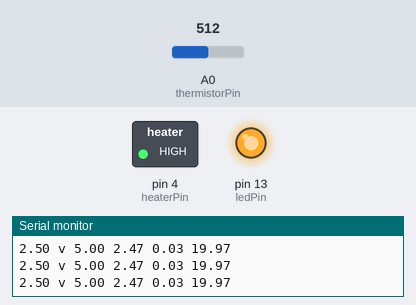
Bench run of a sketch on a simulated Arduino Uno, built with avr-gcc and run on an emulated ATmega328P. Shown: switched loads named in the sketch (green lamp = pin HIGH), output pins drawn as LEDs (lit = HIGH), the last lines printed to the serial monitor. The test bench sets the inputs (shaded band); at power-on: A0 (thermistorPin) = 512.

Above: at 1.2 s.
1.3 s: A0 (thermistorPin) set to 120
2.8 s: A0 (thermistorPin) set to 104
At 3.3 s:
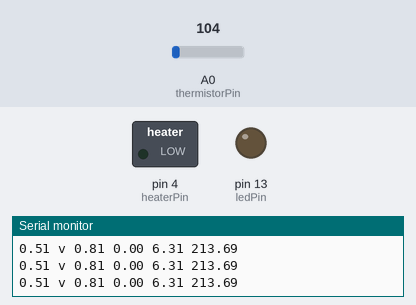
4.3 s: A0 (thermistorPin) set to 122
At 5.3 s:
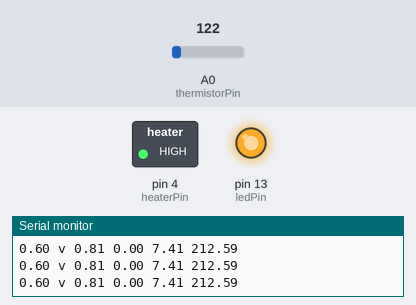
7.3 s: A0 (thermistorPin) set to 10
At 8.9 s:
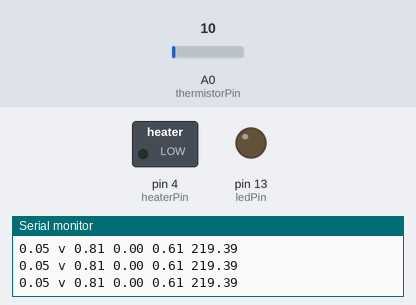
Timing chart, 0 to 9.9 s (numbered marks = the images above; inputs shaded):
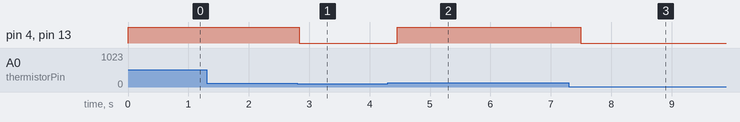

Measured:
- the behaviour switches between 111 and 110 on A0 (thermistorPin) (found by bisection; images 0 and 1)
- after the input at 2.8 s, pin 4 (heaterPin), pin 13 (ledPin): HIGH → LOW at once
- after the input at 4.3 s, pin 4 (heaterPin), pin 13 (ledPin): LOW → HIGH after 0.16 s
- after the input at 7.3 s, pin 4 (heaterPin), pin 13 (ledPin): HIGH → LOW after 0.19 s

The sketch:

extruder_control.ino
```cpp
//used for when temperature is out of range of the temperature table
#define MAX_TEMP 230
#define MIN_TEMP 20
#define MIN_VOLTAGE 0
#define MAX_VOLTAGE 5

#define NUMTEMPS 25

float temperature_table [NUMTEMPS][2] {{0.8050847457627119, 220.0}, {0.8731019522776572, 215.0}, {0.9177215189873418, 210.0}, {0.9909456740442655, 205.0}, {1.0294117647058822, 200.0}, {1.0981308411214952, 195.0}, {1.141304347826087, 190.0}, {1.217948717948718, 185.0}, {1.2765089722675367, 180.0}, {1.3452655889145497, 170.0}, {1.4640883977900552, 160.0}, {1.6071428571428572, 150.0}, {1.7195629552549427, 140.0}, {1.8486756404689537, 130.0}, {1.9697773064687167, 120.0}, {2.0726495726495724, 110.0}, {2.163299663299663, 100.0}, {2.2504159733777036, 90.0}, {2.3076923076923084, 80.0}, {2.3474059003051884, 70.0}, {2.38905325443787, 60.0}, {2.4212598425196856, 50.0}, {2.463942307692308, 30.0}, {2.470501474926254, 25.0}, {2.4736194161097433, 22.5}};

int heaterPin = 4;
int thermistorPin = A0;
int ledPin = 13;

float voltage_to_temperature(float voltage)
{
	//do a simple liner interpolation betweem the nearest two temperature values
	float distance = 10.0;
	int nearest_index = 0;
	for (int i = 0; i < NUMTEMPS; i++) {
		float d = temperature_table[i][0] - voltage;
		if (fabs(d)<fabs(distance)){
			distance = d;
			nearest_index = i;
		}
	}
	/*Serial.print(distance);
	Serial.print(" ");*/

	float temperature = MAX_TEMP;
	float temperature_lower_value = 0;
	float temperature_upper_value =10;
	float voltage_lower_value = 0;
	float voltage_upper_value = 10;

	if (distance >0 ){
		//interpolate to nearest_index + 1
		temperature_lower_value = temperature_table[nearest_index][1];
		temperature_upper_value = MAX_TEMP;
		if (nearest_index > 0) temperature_upper_value = temperature_table[nearest_index-1][1];


		voltage_upper_value = temperature_table[nearest_index][0];
		voltage_lower_value = MIN_VOLTAGE;
		if (nearest_index > 0) voltage_lower_value = temperature_table[nearest_index-1][0];
	}else{
		//interpolate to nearest_index -1
		temperature_upper_value = temperature_table[nearest_index][1];
		temperature_lower_value = MIN_TEMP;
		if (nearest_index < NUMTEMPS-1) temperature_lower_value = temperature_table[nearest_index+1][1];

		voltage_lower_value = temperature_table[nearest_index][0];
		voltage_upper_value = MAX_VOLTAGE;
		if (nearest_index < NUMTEMPS-1) voltage_upper_value = temperature_table[nearest_index+1][0];


	};

	float temperature_diff = temperature_upper_value - temperature_lower_value;
	/*Serial.print("t ");
	Serial.print(temperature_upper_value);
	Serial.print(" ");
	Serial.print(temperature_lower_value);
	Serial.print(" ");*/
	Serial.print("v ");
	Serial.print(voltage_upper_value);
	Serial.print(" ");
	Serial.print(voltage_lower_value);
	Serial.print(" ");

	float voltage_diff = voltage_upper_value - voltage_lower_value;

	float voltage_ratio = (voltage - voltage_lower_value)/voltage_diff;

        Serial.print(temperature_diff * voltage_ratio);
        Serial.print(" ");


	temperature = temperature_lower_value - (temperature_diff * voltage_ratio);

	return temperature;
}

void setup()
{
  pinMode(heaterPin, OUTPUT);
  digitalWrite(heaterPin, LOW);
  pinMode(ledPin, OUTPUT);
  digitalWrite(ledPin, LOW);
  // initialize serial communication at 9600 bits per second:
  Serial.begin(9600);
}


void loop()
{

  int sensorValue = analogRead(thermistorPin);
  // Convert the analog reading (which goes from 0 - 1023) to a voltage (0 - 5V):
  float voltage = sensorValue * (5.0 / 1023.0);
  Serial.print(voltage);
  Serial.print(" ");
  float temperature = voltage_to_temperature(voltage);
  Serial.println(temperature);

  if(voltage > 0.54){
    digitalWrite(heaterPin, HIGH);
    digitalWrite(ledPin, HIGH);
  }else{
    digitalWrite(heaterPin, LOW);
    digitalWrite(ledPin, LOW);
  }
  delay(200);
}
```
